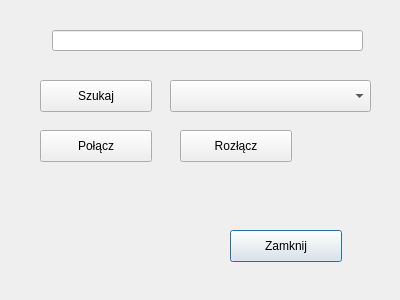
<?xml version="1.0" encoding="UTF-8"?>
<ui version="4.0">
 <class>ConnectDialog</class>
 <widget class="QDialog" name="ConnectDialog">
  <property name="geometry">
   <rect>
    <x>0</x>
    <y>0</y>
    <width>400</width>
    <height>300</height>
   </rect>
  </property>
  <property name="windowTitle">
   <string>Dialog</string>
  </property>
  <widget class="QPushButton" name="pushButtonClose">
   <property name="geometry">
    <rect>
     <x>230</x>
     <y>230</y>
     <width>112</width>
     <height>32</height>
    </rect>
   </property>
   <property name="text">
    <string>Zamknij</string>
   </property>
  </widget>
  <widget class="QPushButton" name="pushButtonFind">
   <property name="geometry">
    <rect>
     <x>40</x>
     <y>80</y>
     <width>112</width>
     <height>32</height>
    </rect>
   </property>
   <property name="text">
    <string>Szukaj</string>
   </property>
  </widget>
  <widget class="QPushButton" name="pushButtonConnect">
   <property name="geometry">
    <rect>
     <x>40</x>
     <y>130</y>
     <width>112</width>
     <height>32</height>
    </rect>
   </property>
   <property name="text">
    <string>Połącz</string>
   </property>
  </widget>
  <widget class="QPushButton" name="pushButtonDisconnect">
   <property name="geometry">
    <rect>
     <x>180</x>
     <y>130</y>
     <width>112</width>
     <height>32</height>
    </rect>
   </property>
   <property name="text">
    <string>Rozłącz</string>
   </property>
  </widget>
  <widget class="QComboBox" name="comboBoxDevices">
   <property name="geometry">
    <rect>
     <x>170</x>
     <y>80</y>
     <width>201</width>
     <height>32</height>
    </rect>
   </property>
  </widget>
  <widget class="QLineEdit" name="lineEditStatus">
   <property name="geometry">
    <rect>
     <x>52</x>
     <y>30</y>
     <width>311</width>
     <height>21</height>
    </rect>
   </property>
  </widget>
 </widget>
 <resources/>
 <connections>
  <connection>
   <sender>pushButtonClose</sender>
   <signal>clicked()</signal>
   <receiver>ConnectDialog</receiver>
   <slot>hide()</slot>
   <hints>
    <hint type="sourcelabel">
     <x>341</x>
     <y>230</y>
    </hint>
    <hint type="destinationlabel">
     <x>267</x>
     <y>270</y>
    </hint>
   </hints>
  </connection>
 </connections>
</ui>
